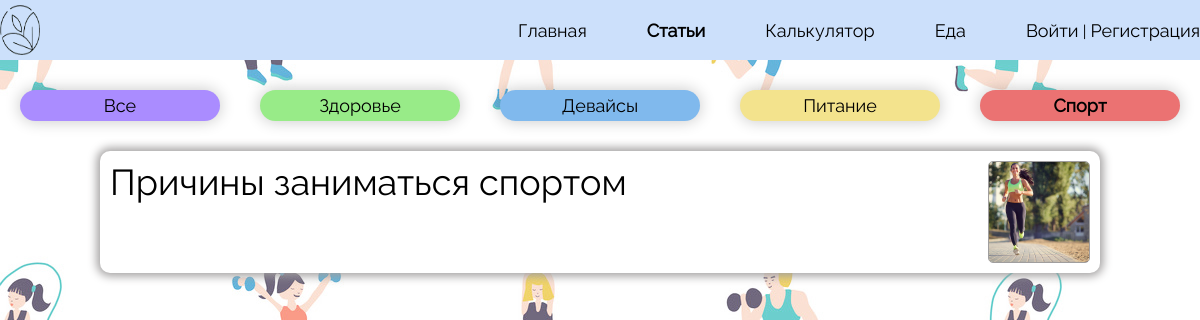
The app's page /articles/sport, older data.
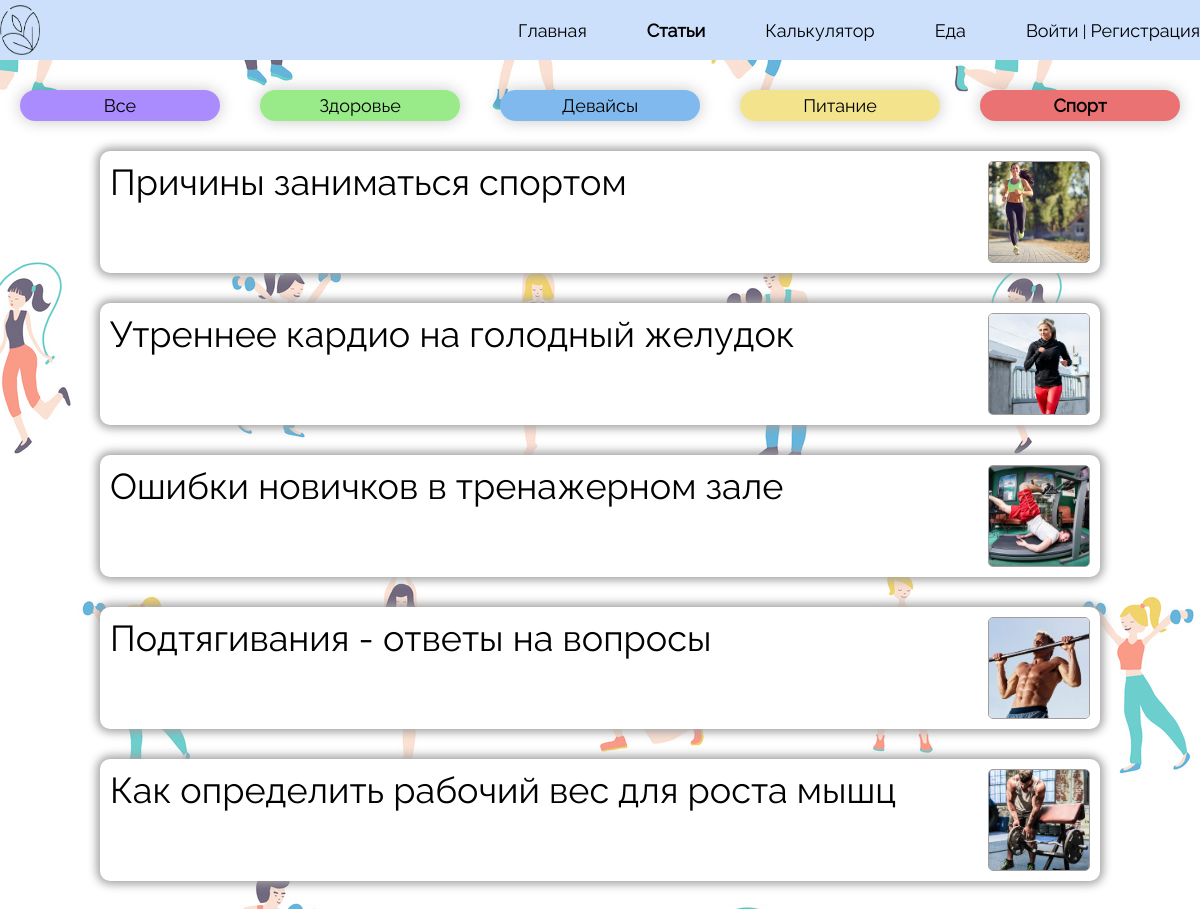
The same page, newer data.
### articles/models.py (models this page shows, shortened)
class Article(models.Model):
    title = models.CharField(max_length=255)
    slag = models.SlugField(max_length=255, unique=True, db_index=True, verbose_name="URL")
    content = models.TextField(blank=True)
    photo = models.ImageField(upload_to="photos/%Y/%m/%d")
    time_create = models.DateTimeField(auto_now_add=True)
    time_update = models.DateTimeField(auto_now=True)
    is_published = models.BooleanField(default=True)
    category = models.ForeignKey(Category, on_delete=models.PROTECT)
    class Meta:
        verbose_name = 'Статьи'
        verbose_name_plural = 'Статьи'

### articles/views.py (the view)
# urls.py: path('articles/sport', views.sportArticles, name='articles_sport'),
def sportArticles(request):
    titlesOfArticles = Article.objects.filter(category=2)
    return render(request, 'articles/articles_sport.html', {'titlesOfArticles': titlesOfArticles, 'title': 'Статьи про спорт'})

### articles/templates/articles/articles_sport.html (shortened to what this page needs)
{% load static %}
<!DOCTYPE html>
<html lang="ru">
<head>
    <link href="{% static 'articles/css/style_articles_sport.css' %}" rel="stylesheet">
</head>
<body style="background-image: url('{% static 'articles/img/pattern_article.jpg' %}'); background-size: auto;">
        <header>
                <div class = container>
                    <div class="head">
                        <a href="{% url 'home' %}"><img src="{% static 'registration/img/iconLogo.png' %}" alt="" class="logo"></a>
                        <nav class="navigation">
                            <ul class="menu">
                                <li class="text">
                                    <a href="{% url 'home' %}">Главная</a>
                                </li>
                                <li class="text">
                                    <a href="{% url 'articles' %}" style="font-weight: bold">Статьи</a>
                                </li>
                                <li class="text">
                                    <a href="{% url 'calculator' %}">Калькулятор</a>
                                </li>
                                <li class="text">
                                    <a href="{% url 'product_selection' %}">Еда</a>
                                </li>
                                {% if request.user.is_authenticated %}
                                    <li class="text">
                                        <a href="{% url 'personalArea' %}">{{ user.username }} | Личный кабинет</a>
                                    </li>
                                {% else %}
                                    <li class="text">
                                        <a href="{% url 'login' %}">Войти</a> | <a href="{% url 'registration_field' %}">Регистрация</a>
                                    </li>
                                {% endif %}
                            </ul>
                        </nav>
                    </div>
                </div>
        </header>
<div id="wrapper">
       <div class="choiceTopic">
           <div class="all" onclick="location.href='{% url 'articles' %}';"><a href="{% url 'articles' %}">Все</a></div>
           <div class="health" onclick="location.href='{% url 'articles_health' %}';"><a href="{% url 'articles_health' %}">Здоровье</a></div>
           <div class="devices" onclick="location.href='{% url 'articles_devices' %}';"><a href="{% url 'articles_devices' %}">Девайсы</a></div>
           <div class="food" onclick="location.href='{% url 'articles_food' %}';"><a href="{% url 'articles_food' %}">Питание</a></div>
           <div class="sport" onclick="location.href='{% url 'articles_sport' %}';"><a href="{% url 'articles_sport' %}">Спорт</a></div>
       </div>
       <div class="listOfTitles">
           {% for a in titlesOfArticles%}
               <div class="Article" onclick="location.href='{% url 'certainArticle' a.slag %}';">
               <a href="{% url 'certainArticle' a.slag %}">{{a.title}}</a>
               <img class="photoOfArticle" src="{{ a.photo.url }}">
               </div>
           {% endfor %}
       </div>
   </div>
</body>
</html>

Row changes from the older to the newer data that the page shows:
added Article: title "Утреннее кардио на голодный желудок", photo (picture)
added Article: title "Ошибки новичков в тренажерном зале", photo (picture)
added Article: title "Подтягивания - ответы на вопросы", photo (picture)
added Article: title "Как определить рабочий вес для роста мышц", photo (picture)
